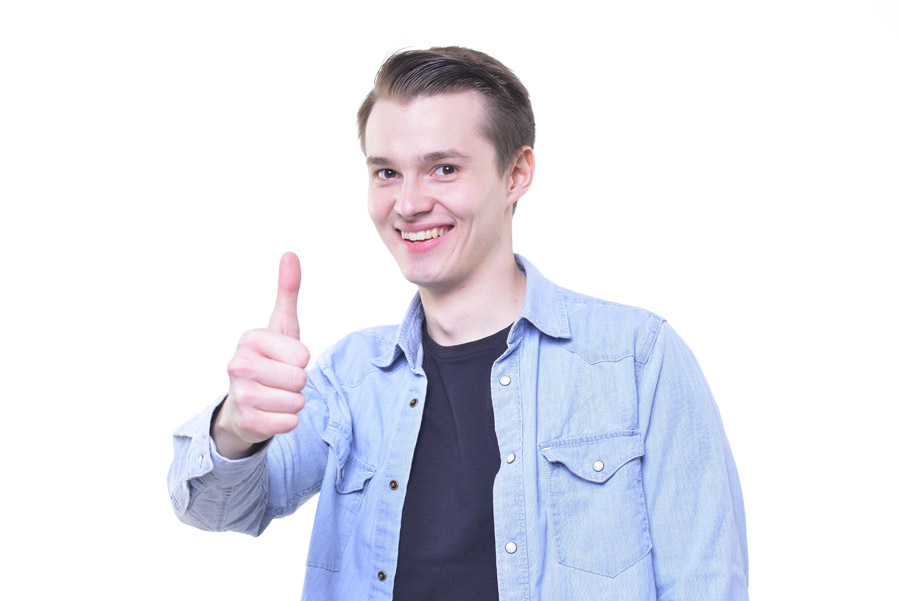
#> input picture img/human.jpeg, 900 x 601 px
$ python -i watch.py   (imports and definitions only)
#> lines starting #> are read from the running program, lines starting #| are printed output that depends on the picture; after the words box and inside, x2 and y2 are one past the last pixel; in counts of white or black regions, pixels touching at a corner belong together
#> further down, picture is the input picture: shape (601, 900, 3); mean B, G, R 236.7, 227.9, 226.9
import cv2
import time
import os
from watchdog.observers import Observer
from watchdog.events import LoggingEventHandler

face_cascade_path = './data_cascade/haarcascade_frontalface_default.xml'
face_cascade = cv2.CascadeClassifier(face_cascade_path)

class Image_Processing():
    def __init__(self, image):
        self.image = image

    def face_mosaic(self):
        #モザイク処理
        g_img = self.img2gray()
#> in img2gray, `gs = cv2.cvtColor(gs, cv2.COLOR_BGR2GRAY)`:
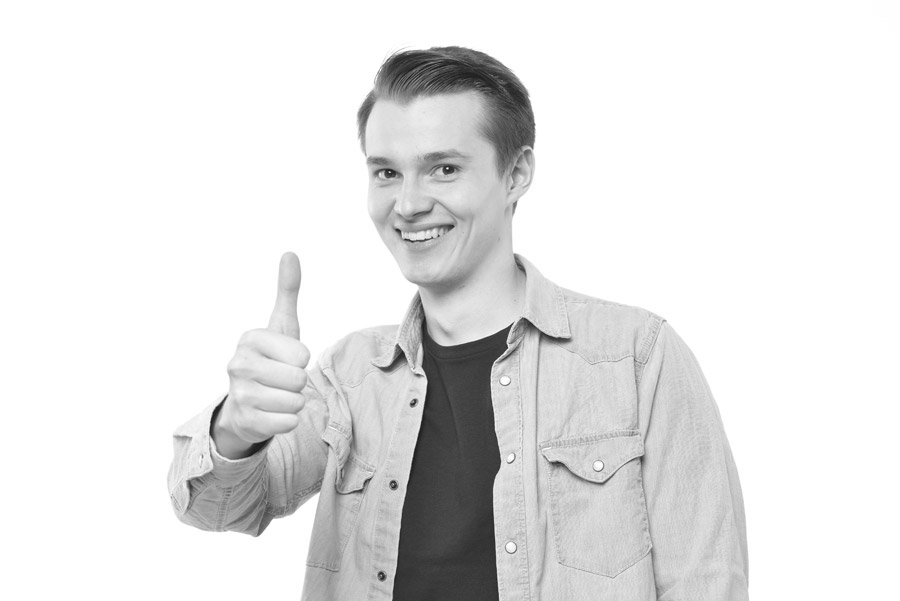
#> gs: shape (601, 900); min 22, max 255, mean 228.6
        faces = face_cascade.detectMultiScale(g_img)
#> faces = [[334, 105, 168, 168]]
        result = self.image.copy()
        for x, y, w, h in faces:
            small = cv2.resize(result[y: y + h, x: x + w], None, fx=0.05, fy=0.05, interpolation=cv2.INTER_NEAREST)
            result[y: y + h, x: x + w] = cv2.resize(small, (w, h), interpolation=cv2.INTER_NEAREST)
#> this loop made 1 pass
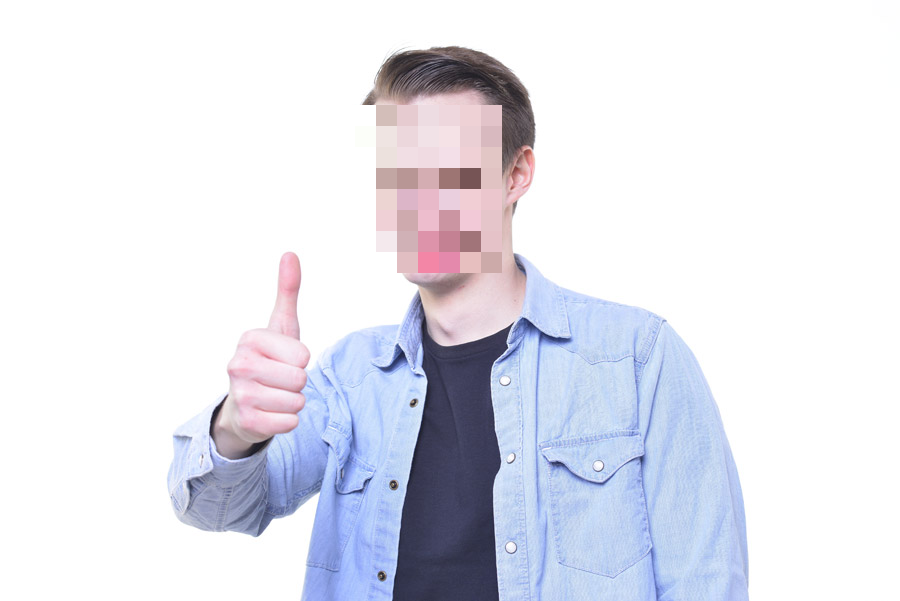
#> result: shape (601, 900, 3); 4.21% of pixels changed, all inside (x1, y1, x2, y2) = (352, 105, 502, 273)
        return result

    def img2gray(self):
        #画像のグレイスケール化
        gs = self.image.copy()
        gs = cv2.cvtColor(gs, cv2.COLOR_BGR2GRAY)
        return gs

    # [31 lines left out: functions face_detection, contour_detection, binary_img, not called in this run]


class CustomLoggingEventHandler(LoggingEventHandler):
    # [12 lines left out: function on_created, not called in this run]


# [12 lines not run here, left out]

>>> import cv2
>>> picture = cv2.imread('img/human.jpeg')
>>> result = Image_Processing(picture).face_mosaic()
